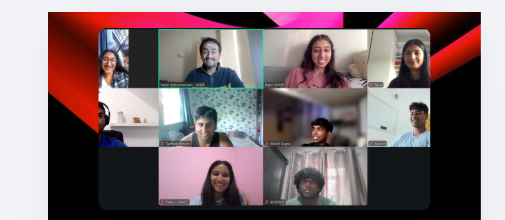
#> input picture assets/_horizons-src.png, 505 x 220 px, found by its file name
$ python _crop_horizons.py
#> lines starting #> are read from the running program, lines starting #| are printed output that depends on the picture
from PIL import Image

im = Image.open(r"C:\Users\arjun\nhsf-schools-guide\assets\_horizons-src.png").convert("RGBA")
#> im is the input picture: PIL image 505x220 RGBA; mean R, G, B, A 128.3, 110.7, 114, 255
w, h = im.size
#> w = 505; h = 220
px = im.load()

def page(r, g, b, a):
    return a < 10 or (r > 228 and g > 228 and b > 228)

minx, miny, maxx, maxy = w, h, 0, 0
#> minx = 505; miny = 220; maxx = 0; maxy = 0
for y in range(h):
    for x in range(w):
        r, g, b, a = px[x, y]
        if not page(r, g, b, a):
            minx = min(minx, x)
            miny = min(miny, y)
            maxx = max(maxx, x)
            maxy = max(maxy, y)
print("graphic", minx, miny, maxx, maxy)
#| graphic 48 12 480 219

# Per-row span of non-page
spans = []
for y in range(h):
    xs = [x for x in range(w) if not page(*px[x, y])]
    if xs:
        spans.append((y, xs[0], xs[-1]))
#> after the loop, spans = 208 items, first 6: (12, 48, 480), (13, 48, 480), (14, 48, 480), (15, 48, 480), (16, 48, 480), (17, 48, 480)
print("top rows", spans[:8])
#| top rows [(12, 48, 480), (13, 48, 480), (14, 48, 480), (15, 48, 480), (16, 48, 480), (17, 48, 480), (18, 48, 480), (19, 48, 480)]
print("mid", spans[h // 2])
#| mid (122, 48, 480)
print("bot", spans[-3:])
#| bot [(217, 48, 480), (218, 48, 480), (219, 48, 480)]

crop = im.crop((minx, miny, maxx + 1, maxy + 1))
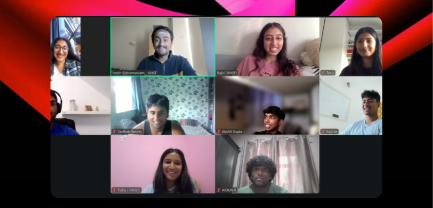
#> crop: PIL image 433x208 RGBA; mean R, G, B, A 102.2, 80.2, 83.5, 255
crop.save(r"C:\Users\arjun\nhsf-schools-guide\assets\_h1.png")
print("saved", crop.size)
#| saved (433, 208)
